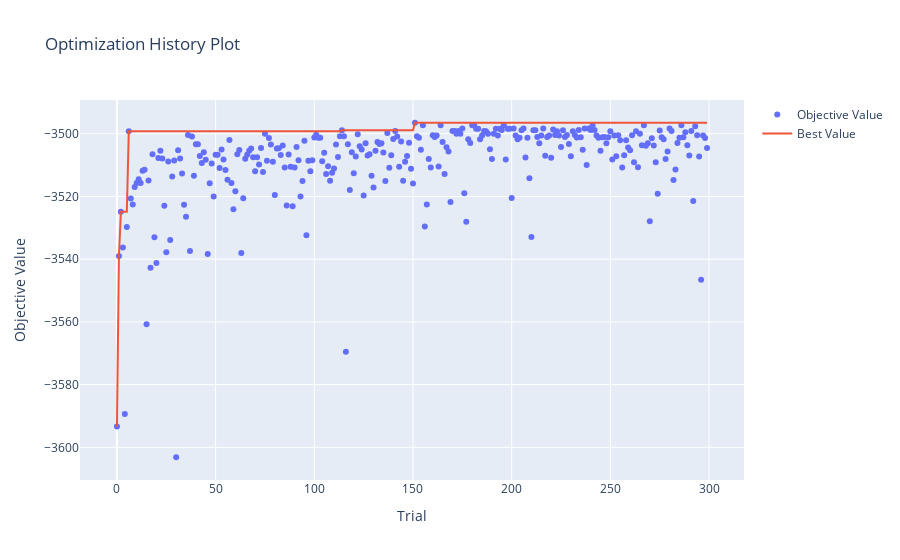

Source (notebook cell):
### Code cell
optuna.visualization.plot_optimization_history(study_sv_reg_tpesmp_threshld)

### Figure 1 — Plotly figure (JSON) as saved in the notebook; plotly's stock layout.template omitted (floating-point values rounded to 4 significant figures; data arrays with more than 128 entries replaced by an {"elided": "..."} marker saying what was removed)
{"data": [{"mode": "markers", "name": "Objective Value", "type": "scatter", "x": {"elided": "300 int values"}, "y": {"elided": "300 float values"}}, {"mode": "lines", "name": "Best Value", "type": "scatter", "x": {"elided": "300 int values"}, "y": {"elided": "300 float values"}}, {"marker": {"color": "#cccccc"}, "mode": "markers", "name": "Infeasible Trial", "showlegend": false, "type": "scatter", "x": [], "y": []}], "layout": {"autosize": true, "title": {"text": "Optimization History Plot"}, "xaxis": {"autorange": true, "range": [-18.2, 317.2], "title": {"text": "Trial"}, "type": "linear"}, "yaxis": {"autorange": true, "range": [-3612.0, -3488.0], "title": {"text": "Objective Value"}, "type": "linear"}}}
